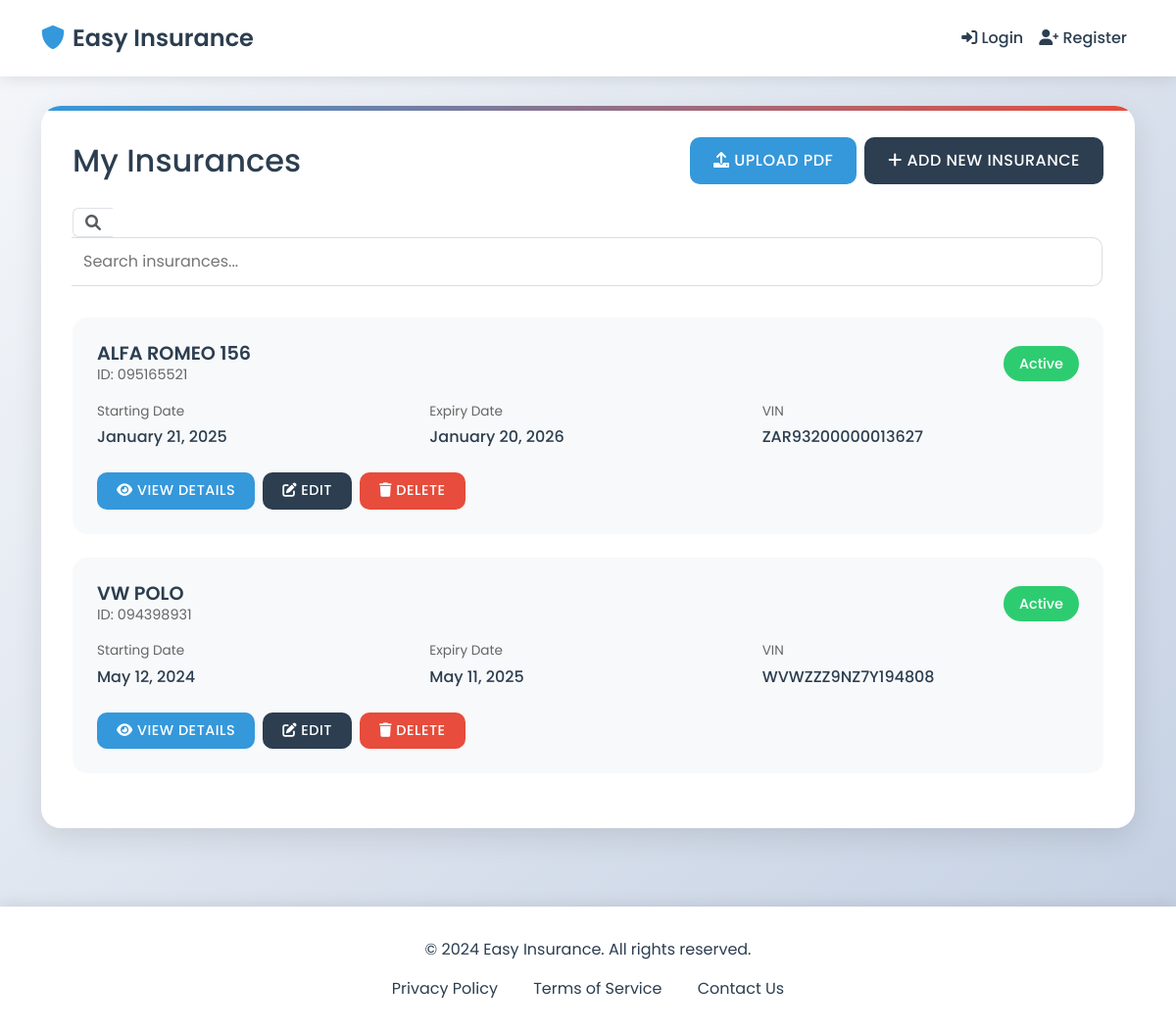
Page /EasyInsurance/insurances/ (signed in) on the earlier database version.
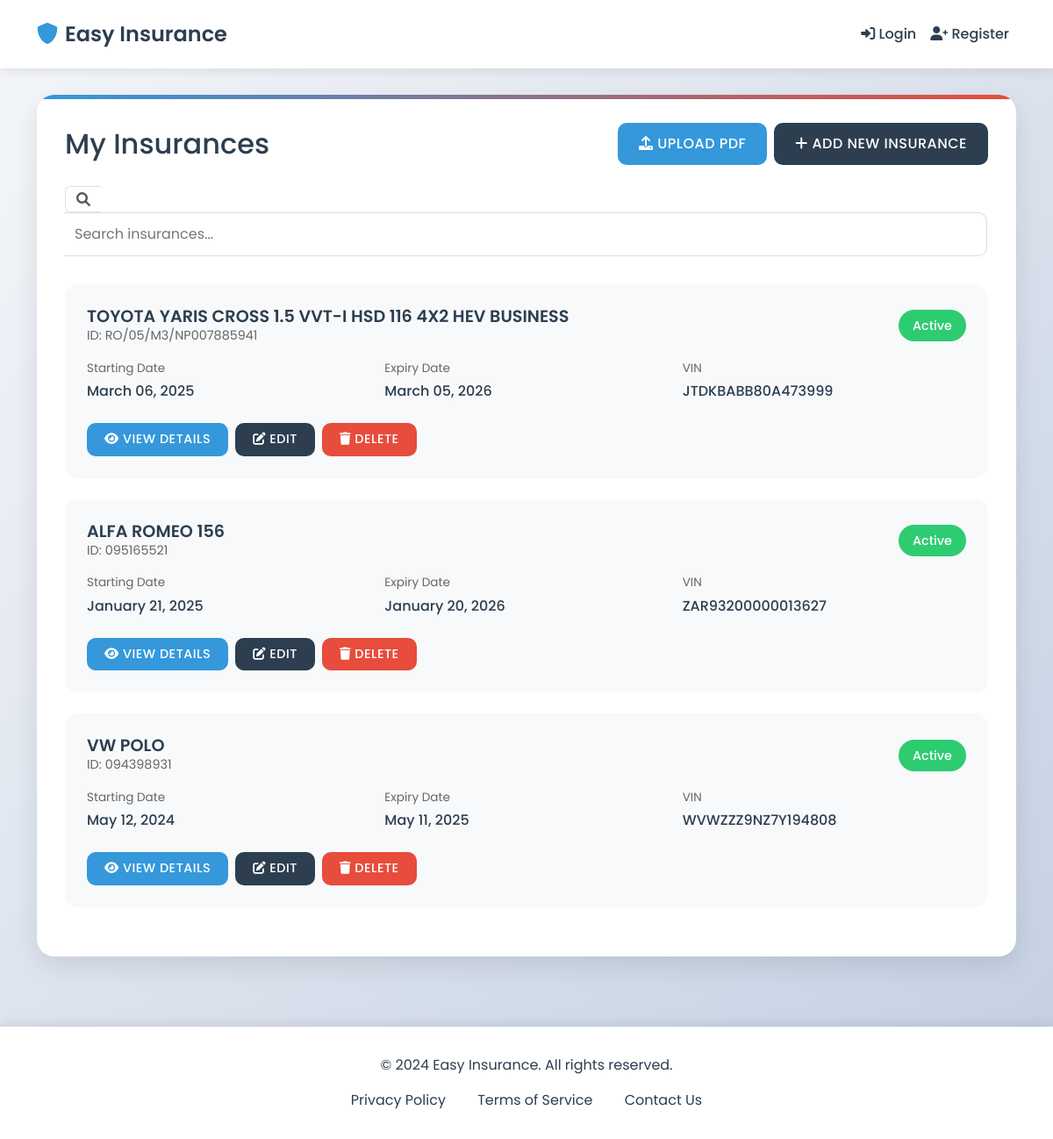
Same page on the later database version.
### EasyInsurance/models.py (models this page shows, shortened)
class Insurance(models.Model):
    user = models.ForeignKey(User, on_delete=models.CASCADE, related_name='insurances', null=True, default=1)
    insurance_id = models.CharField(max_length=50)
    expiry_date = models.DateTimeField()
    starting_date = models.DateTimeField()
    car_brand = models.CharField(max_length=50)
    car_model = models.CharField(max_length=50)
    VIN = models.CharField(max_length=50)
    class Meta:
        unique_together = ['user', 'insurance_id']

### EasyInsurance/views.py (the view, shortened to what this page needs)
# urls.py: path("insurances/", views.InsuranceListView.as_view(), name="insurance_list"),
class InsuranceListView(View):
    template_name = "Webpages/insurances.html"
    def get(self, request):
        user_id = request.session.get('user_id')
        if not user_id:
            messages.error(request, 'Please log in to view your insurance records')
            return redirect('login')
        insurances = Insurance.objects.filter(user_id=user_id).order_by('-starting_date')
        return render(request, self.template_name, {'insurances': insurances})

### templates/Webpages/insurances.html (shortened to what this page needs)
{% extends 'Webpages/base.html' %}
{% block content %}
<div class="content-container">
    <div class="d-flex justify-content-between align-items-center mb-4">
        <h2 class="mb-0">My Insurances</h2>
        <div class="d-flex gap-2">
            <a href="{% url 'upload' %}" class="btn btn-primary">
                <i class="fas fa-upload"></i> Upload PDF
            </a>
            <a href="{% url 'insurance_form' %}" class="btn btn-secondary">
                <i class="fas fa-plus"></i> Add New Insurance
            </a>
        </div>
    </div>
    <div class="search-container">
        <div class="input-group">
            <span class="input-group-text bg-white border-end-0">
                <i class="fas fa-search text-muted"></i>
            </span>
            <input type="text" class="search-input border-start-0" placeholder="Search insurances..." id="searchInput">
        </div>
    </div>
    {% if insurances %}
    <div class="insurance-list">
        {% for insurance in insurances %}
        <div class="insurance-card">
            <div class="insurance-header">
                <div>
                    <h3 class="insurance-title">{{ insurance.car_brand }} {{ insurance.car_model }}</h3>
                    <div class="insurance-id">ID: {{ insurance.insurance_id }}</div>
                </div>
                <div>
                    {% if insurance.expiry_date < now %}
                    <span class="status-badge status-expired">Expired</span>
                    {% else %}
                    <span class="status-badge status-active">Active</span>
                    {% endif %}
                </div>
            </div>
            <div class="insurance-details">
                <div class="detail-item">
                    <div class="detail-label">Starting Date</div>
                    <div class="detail-value">{{ insurance.starting_date|date:"F d, Y" }}</div>
                </div>
                <div class="detail-item">
                    <div class="detail-label">Expiry Date</div>
                    <div class="detail-value">{{ insurance.expiry_date|date:"F d, Y" }}</div>
                </div>
                <div class="detail-item">
                    <div class="detail-label">VIN</div>
                    <div class="detail-value">{{ insurance.VIN }}</div>
                </div>
            </div>
            <div class="d-flex gap-2">
                <a href="{% url 'insurance_detail' insurance.id %}" class="btn btn-action btn-view">
                    <i class="fas fa-eye"></i> View Details
                </a>
                <a href="{% url 'insurance_edit' insurance.id %}" class="btn btn-action btn-edit">
                    <i class="fas fa-edit"></i> Edit
                </a>
                <form method="post" style="display: inline;">
                    <button type="submit" class="btn btn-action btn-delete" onclick="return confirm('Are you sure you want to delete this insurance?')">
                        <i class="fas fa-trash"></i> Delete
                    </button>
                </form>
            </div>
        </div>
        {% endfor %}
    </div>
    {% endif %}
</div>
{% endblock %}

### templates/Webpages/base.html (shortened to what this page needs)
<!DOCTYPE html>
<html lang="en">
<head>
    <link href="https://cdn.jsdelivr.net/npm/bootstrap@5.3.0/dist/css/bootstrap.min.css" rel="stylesheet">
    <link rel="stylesheet" href="https://cdnjs.cloudflare.com/ajax/libs/font-awesome/6.0.0/css/all.min.css">
</head>
<body>
    <nav class="navbar navbar-expand-lg fixed-top">
        <div class="container">
            <a class="navbar-brand" href="{% url 'index' %}">
                <i class="fas fa-shield-alt"></i>Easy Insurance
            </a>
            <div class="collapse navbar-collapse" id="navbarNav">
                <ul class="navbar-nav ms-auto">
                    {% if user.is_authenticated %}
                    <li class="nav-item">
                        <a class="nav-link {% if request.resolver_match.url_name == 'insurance_list' %}active{% endif %}"
                           href="{% url 'insurance_list' %}">
                            <i class="fas fa-list"></i> My Insurances
                        </a>
                    </li>
                    <li class="nav-item">
                        <a class="nav-link {% if request.resolver_match.url_name == 'upload' %}active{% endif %}"
                           href="{% url 'upload' %}">
                            <i class="fas fa-upload"></i> Upload
                        </a>
                    </li>
                    <li class="nav-item">
                        <a class="nav-link" href="{% url 'logout' %}">
                            <i class="fas fa-sign-out-alt"></i> Logout
                        </a>
                    </li>
                    {% else %}
                    <li class="nav-item">
                        <a class="nav-link {% if request.resolver_match.url_name == 'login' %}active{% endif %}"
                           href="{% url 'login' %}">
                            <i class="fas fa-sign-in-alt"></i> Login
                        </a>
                    </li>
                    <li class="nav-item">
                        <a class="nav-link {% if request.resolver_match.url_name == 'register' %}active{% endif %}"
                           href="{% url 'register' %}">
                            <i class="fas fa-user-plus"></i> Register
                        </a>
                    </li>
                    {% endif %}
                </ul>
            </div>
        </div>
    </nav>
    <div class="main-content">
        <div class="container">
            {% block content %}{% endblock %}
        </div>
    </div>
    <footer class="footer">
        <div class="container">
            <div class="footer-content">
                <p>&copy; 2024 Easy Insurance. All rights reserved.</p>
                <div class="footer-links">
                    <a href="#">Privacy Policy</a>
                    <a href="#">Terms of Service</a>
                    <a href="#">Contact Us</a>
                </div>
            </div>
        </div>
    </footer>
</body>
</html>

### templates/Webpages/base.html (style rules this page uses)
:root { --primary-color: #2c3e50; --secondary-color: #3498db; --accent-color: #e74c3c; --light-bg: #f8f9fa; --text-color: #2c3e50; --success-color: #2ecc71; --warning-color: #f1c40f; --danger-color: #e74c3c; }
body { font-family: 'Poppins', sans-serif; background: linear-gradient(135deg, #f5f7fa 0%, #c3cfe2 100%); min-height: 100vh; color: var(--text-color); padding-top: 76px; }
.navbar { background: white; box-shadow: 0 2px 15px rgba(0, 0, 0, 0.1); padding: 1rem 0; }
.navbar-brand { font-weight: 600; color: var(--primary-color); font-size: 1.5rem; }
.navbar-brand i { color: var(--secondary-color); margin-right: 0.5rem; }
.nav-link { color: var(--text-color); font-weight: 500; padding: 0.5rem 1rem; transition: all 0.3s ease; }
.main-content { padding: 2rem 0; }
.content-container { background: white; border-radius: 20px; padding: 2rem; box-shadow: 0 10px 30px rgba(0, 0, 0, 0.1); position: relative; overflow: hidden; }
.content-container::before { content: ''; position: absolute; top: 0; left: 0; width: 100%; height: 5px; background: linear-gradient(90deg, var(--secondary-color), var(--accent-color)); }
.btn { border-radius: 10px; padding: 0.75rem 1.5rem; font-weight: 500; text-transform: uppercase; letter-spacing: 0.5px; transition: all 0.3s ease; }
.btn-primary { background: var(--secondary-color); border: none; }
.btn-secondary { background: var(--primary-color); border: none; }
.footer { background: white; padding: 2rem 0; margin-top: 3rem; box-shadow: 0 -2px 15px rgba(0, 0, 0, 0.1); }
.footer-content { text-align: center; color: var(--text-color); }
.footer-links { margin-top: 1rem; }
.footer-links a { color: var(--text-color); text-decoration: none; margin: 0 1rem; transition: color 0.3s ease; }

### templates/Webpages/insurances.html (style rules this page uses)
.insurance-card { background: var(--light-bg); border-radius: 15px; padding: 1.5rem; margin-bottom: 1.5rem; transition: all 0.3s ease; border: 1px solid transparent; }
.insurance-header { display: flex; justify-content: space-between; align-items: center; margin-bottom: 1rem; }
.insurance-title { font-size: 1.2rem; font-weight: 600; color: var(--primary-color); margin: 0; }
.insurance-id { font-size: 0.9rem; color: #666; }
.insurance-details { display: grid; grid-template-columns: repeat(auto-fit, minmax(200px, 1fr)); gap: 1rem; margin-bottom: 1rem; }
.detail-item { margin-bottom: 0.5rem; }
.detail-label { font-size: 0.85rem; color: #666; margin-bottom: 0.25rem; }
.detail-value { font-weight: 500; color: var(--primary-color); }
.status-badge { padding: 0.5rem 1rem; border-radius: 20px; font-weight: 500; font-size: 0.9rem; }
.status-active { background: var(--success-color); color: white; }
.btn-action { border-radius: 10px; padding: 8px 20px; font-weight: 500; text-transform: uppercase; letter-spacing: 0.5px; transition: all 0.3s ease; font-size: 0.9rem; }
.btn-view { background: var(--secondary-color); border: none; color: white; }
.btn-edit { background: var(--primary-color); border: none; color: white; }
.btn-delete { background: var(--danger-color); border: none; color: white; }
.search-container { margin-bottom: 2rem; }
.search-input { border-radius: 10px; padding: 12px; border: 1px solid #ddd; font-size: 1rem; transition: all 0.3s ease; width: 100%; }

Differences in the rows shown:
added Insurance: car_brand "TOYOTA", car_model "YARIS CROSS 1.5 VVT-I HSD 116 4X2 HEV BUSINESS", insurance_id "RO/05/M3/NP007885941", shows "Active", starting_date "March 06, 2025", expiry_date "March 05, 2026", VIN "JTDKBABB80A473999"
